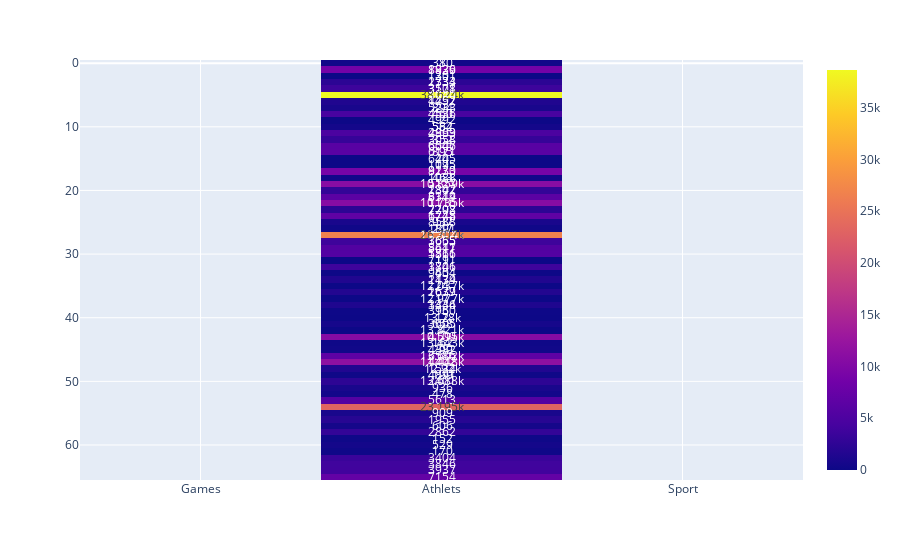

The code cell stored with this chart in its notebook:
### Code cell
import plotly.express as px
fig = px.imshow(result, text_auto=True)
fig.show()

### Figure 1 — Plotly figure (JSON) as saved in the notebook; plotly's stock layout.template omitted (floating-point values rounded to 4 significant figures; data arrays with more than 128 entries replaced by an {"elided": "..."} marker saying what was removed)
{"data": [{"coloraxis": "coloraxis", "hovertemplate": "x: %{x}<br>y: %{y}<br>color: %{z}<extra></extra>", "name": "0", "texttemplate": "%{z}", "type": "heatmap", "x": ["Games", "Athlets", "Sport"], "xaxis": "x", "y": [0, 1, 2, 3, 4, 5, 6, 7, 8, 9, 10, 11, 12, 13, 14, 15, 16, 17, 18, 19, 20, 21, 22, 23, 24, 25, 26, 27, 28, 29, 30, 31, 32, 33, 34, 35, 36, 37, 38, 39, 40, 41, 42, 43, 44, 45, 46, 47, 48, 49, 50, 0, 1, 2, 3, 4, 5, 6, 7, 8, 9, 10, 11, 12, 13, 14, 15, 16, 17, 18, 19, 20, 21, 22, 23, 24, 25, 26, 27, 28, 29, 30, 31, 32, 33, 34, 35, 36, 37, 38, 39, 40, 41, 42, 43, 44, 45, 46, 47, 48, 49, 50, 51, 52, 53, 54, 55, 56, 57, 58, 59, 60, 61, 62, 63, 64, 65], "yaxis": "y", "z": {"elided": "117x3 mixed values"}}], "layout": {"coloraxis": {"colorscale": [[0.0, "#0d0887"], [0.1111, "#46039f"], [0.2222, "#7201a8"], [0.3333, "#9c179e"], [0.4444, "#bd3786"], [0.5556, "#d8576b"], [0.6667, "#ed7953"], [0.7778, "#fb9f3a"], [0.8889, "#fdca26"], [1.0, "#f0f921"]]}, "margin": {"t": 60}, "xaxis": {"anchor": "y", "constrain": "domain", "domain": [0.0, 1.0], "scaleanchor": "y"}, "yaxis": {"anchor": "x", "autorange": "reversed", "constrain": "domain", "domain": [0.0, 1.0]}}}
